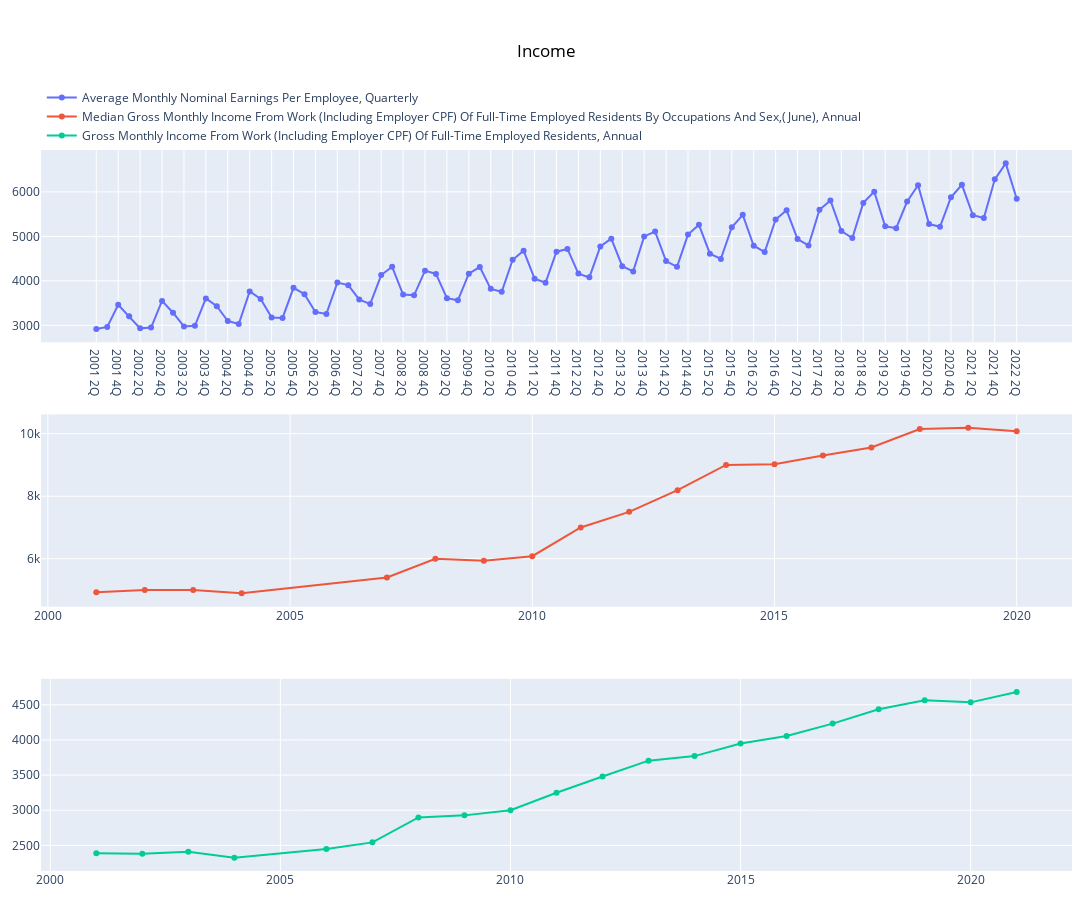
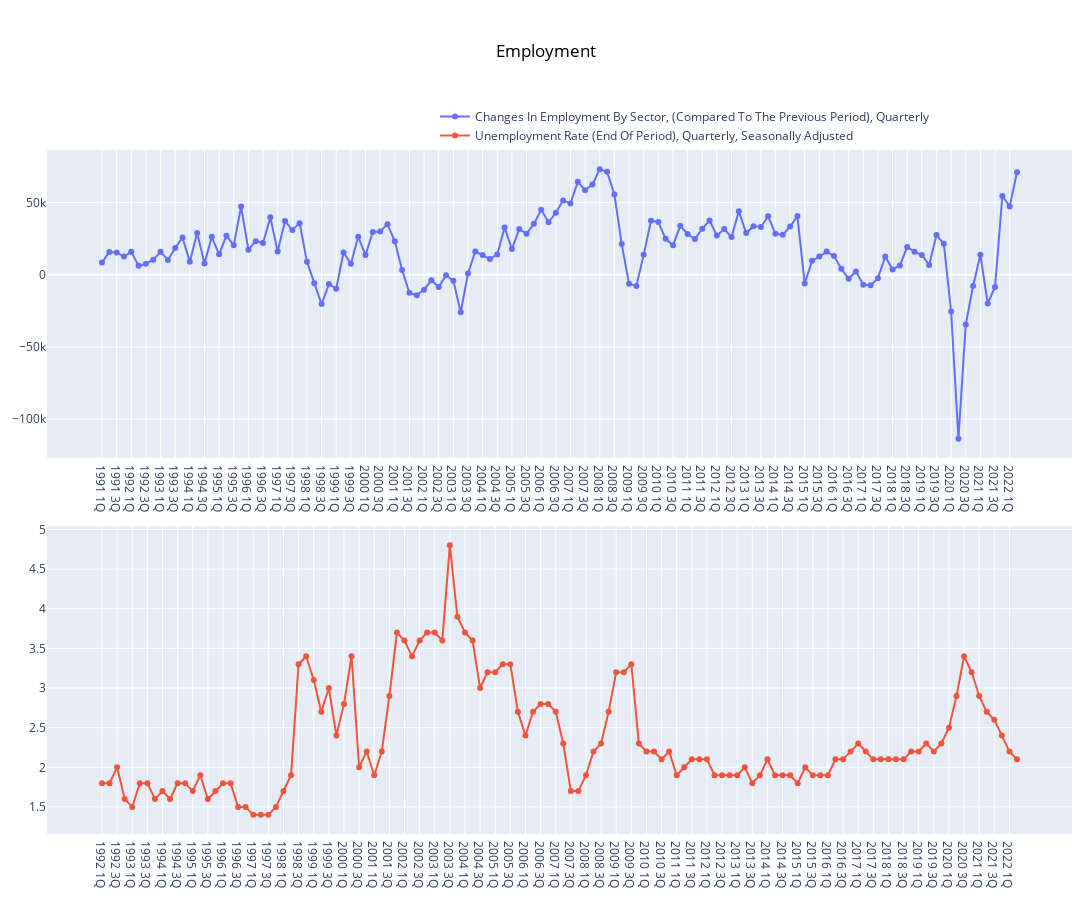
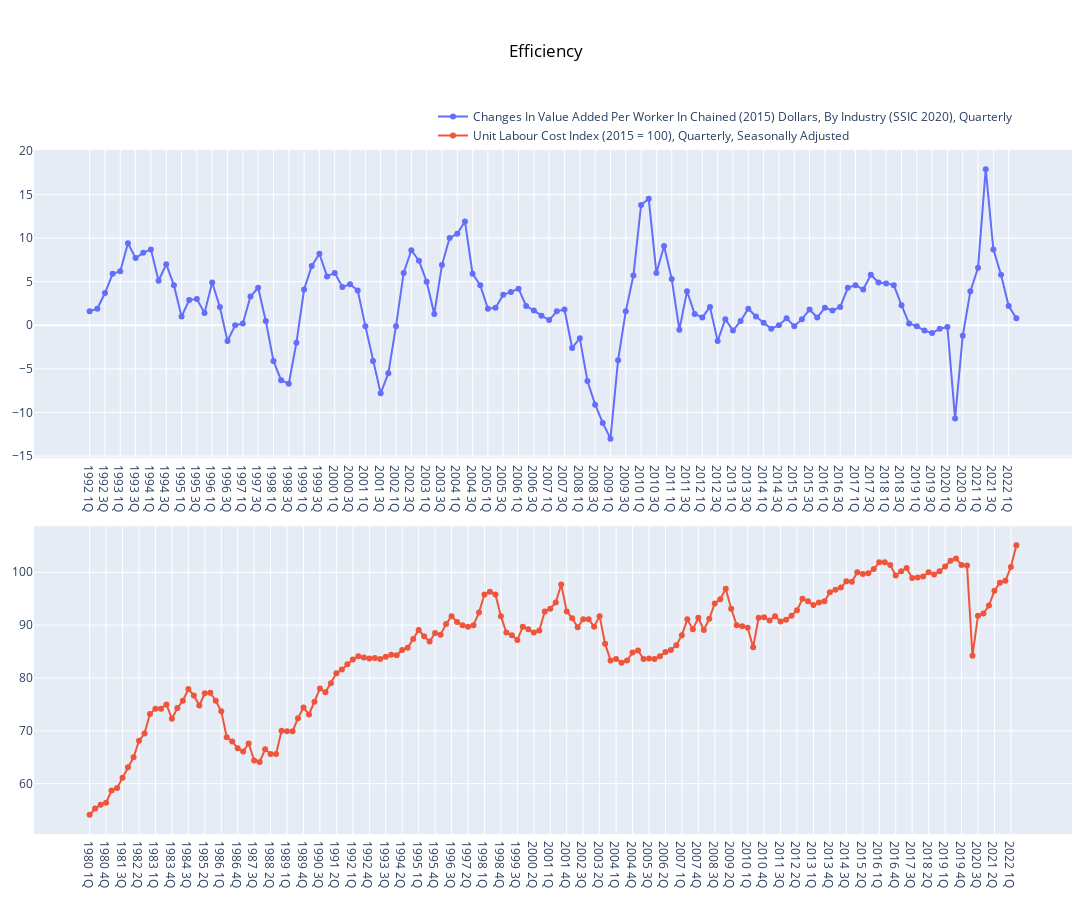
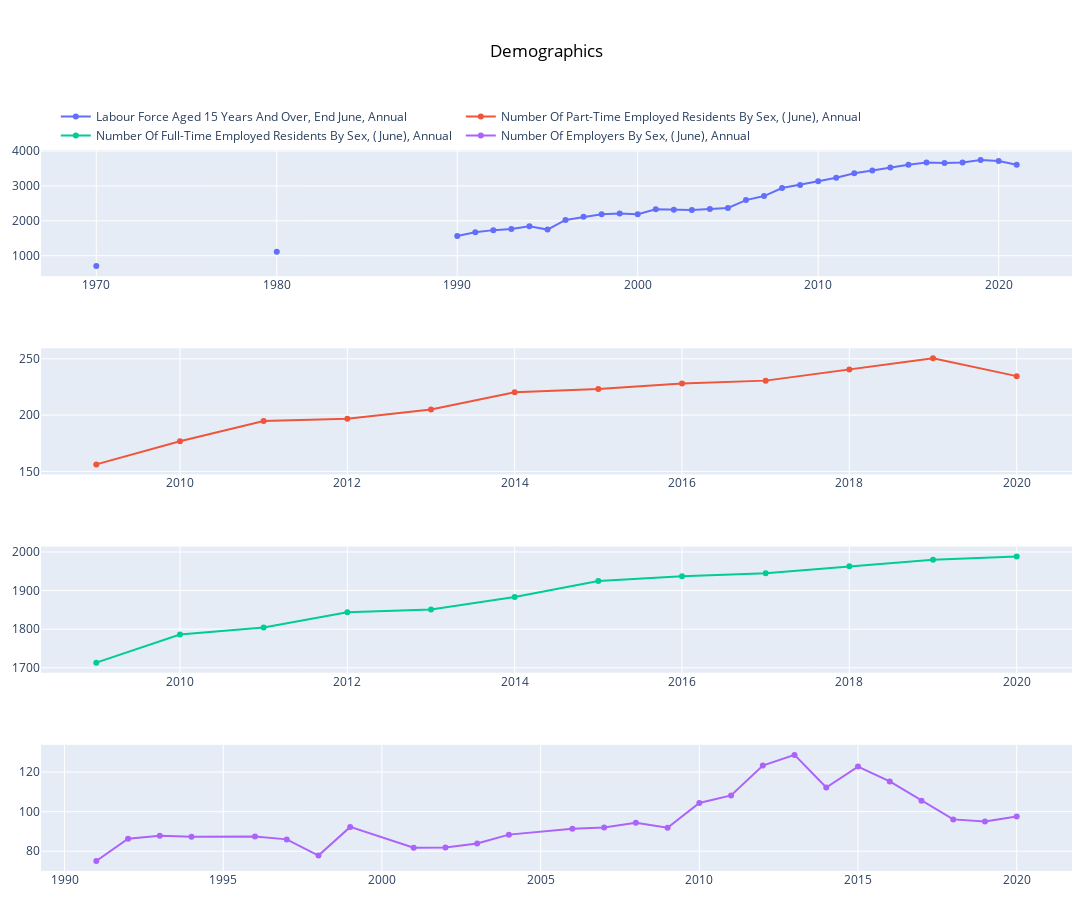

Write notebook code for charts like these, in order.
### Code cell
import plotly.graph_objects as go
from plotly.subplots import make_subplots

groups = [
    ('M182931', 'M920131', 'M182981'), 
    ('M183131', 'M182342'),
    ('M015701', 'M183742'),
    ('M182331', 'M920151', 'M920141', 'M920161'),
          ]

categories = (
    'Income',
    'Employment',
    'Efficiency',
    'Demographics'
)

figs = []

for table_groups in groups:
    fig = make_subplots(rows = len(table_groups), cols = 1, vertical_spacing = .1)
    for row, table in enumerate(table_groups, start=1):
        fig.add_scatter(x=tables[table]['key'],
                        y=tables[table]['value'],
                        mode='lines+markers',
                        name=titles[table],
                        row=row,
                        col=1)
        
    fig.update_layout(height=900, 
                width=1200,
                title = {
                    'text': categories[groups.index(table_groups)],
                    'x': 0.5,
                    'y': 0.95,
                    'font': {
                        'color': 'black'
                    }
                    },
                legend=dict(
                    orientation="h",
                    yanchor="bottom",
                    y=1.0,
                    xanchor="right",
                    x=0.8
                    ),
                margin=dict(l=20, r=20, t=150, b=20),
                autotypenumbers='convert types'
                )
    fig.update_layout(
    autosize=True,
    )

        
    figs.append(fig)

for fig in figs:
    fig.show()

### Figure 1 — Plotly figure (JSON) as saved in the notebook; plotly's stock layout.template omitted (floating-point values rounded to 4 significant figures)
{"data": [{"mode": "lines+markers", "name": "Average Monthly Nominal Earnings Per Employee, Quarterly", "type": "scatter", "x": ["2001 2Q", "2001 3Q", "2001 4Q", "2002 1Q", "2002 2Q", "2002 3Q", "2002 4Q", "2003 1Q", "2003 2Q", "2003 3Q", "2003 4Q", "2004 1Q", "2004 2Q", "2004 3Q", "2004 4Q", "2005 1Q", "2005 2Q", "2005 3Q", "2005 4Q", "2006 1Q", "2006 2Q", "2006 3Q", "2006 4Q", "2007 1Q", "2007 2Q", "2007 3Q", "2007 4Q", "2008 1Q", "2008 2Q", "2008 3Q", "2008 4Q", "2009 1Q", "2009 2Q", "2009 3Q", "2009 4Q", "2010 1Q", "2010 2Q", "2010 3Q", "2010 4Q", "2011 1Q", "2011 2Q", "2011 3Q", "2011 4Q", "2012 1Q", "2012 2Q", "2012 3Q", "2012 4Q", "2013 1Q", "2013 2Q", "2013 3Q", "2013 4Q", "2014 1Q", "2014 2Q", "2014 3Q", "2014 4Q", "2015 1Q", "2015 2Q", "2015 3Q", "2015 4Q", "2016 1Q", "2016 2Q", "2016 3Q", "2016 4Q", "2017 1Q", "2017 2Q", "2017 3Q", "2017 4Q", "2018 1Q", "2018 2Q", "2018 3Q", "2018 4Q", "2019 1Q", "2019 2Q", "2019 3Q", "2019 4Q", "2020 1Q", "2020 2Q", "2020 3Q", "2020 4Q", "2021 1Q", "2021 2Q", "2021 3Q", "2021 4Q", "2022 1Q", "2022 2Q"], "xaxis": "x", "y": ["2919", "2963", "3463", "3206", "2931", "2949", "3548", "3283", "2975", "2988", "3605", "3428", "3097", "3030", "3762", "3592", "3175", "3166", "3843", "3700", "3297", "3256", "3961", "3903", "3578", "3481", "4130", "4316", "3690", "3674", "4229", "4155", "3609", "3562", "4160", "4310", "3819", "3754", "4474", "4677", "4048", "3956", "4655", "4717", "4162", "4078", "4773", "4948", "4329", "4212", "4998", "5108", "4445", "4314", "5040", "5259", "4611", "4493", "5205", "5483", "4789", "4646", "5379", "5586", "4939", "4795", "5596", "5808", "5119", "4962", "5752", "6005", "5225", "5183", "5783", "6148", "5276", "5214", "5877", "6159", "5474", "5412", "6282", "6641", "5847"], "yaxis": "y"}, {"mode": "lines+markers", "name": "Median Gross Monthly Income From Work (Including Employer CPF) Of Full-Time Employed Residents By Occupations And Sex,(June), Annual", "type": "scatter", "x": ["2001", "2002", "2003", "2004", "2007", "2008", "2009", "2010", "2011", "2012", "2013", "2014", "2015", "2016", "2017", "2018", "2019", "2020"], "xaxis": "x2", "y": ["4930.0", "5000.0", "5000.0", "4896.0", "5400.0", "6000.0", "5934.0", "6081.0", "7000.0", "7500.0", "8192.0", "9000.0", "9025.0", "9304.0", "9556.0", "10146.0", "10190.0", "10075.0"], "yaxis": "y2"}, {"mode": "lines+markers", "name": "Gross Monthly Income From Work (Including Employer CPF) Of Full-Time Employed Residents, Annual", "type": "scatter", "x": ["2001", "2002", "2003", "2004", "2006", "2007", "2008", "2009", "2010", "2011", "2012", "2013", "2014", "2015", "2016", "2017", "2018", "2019", "2020", "2021"], "xaxis": "x3", "y": ["2387", "2380", "2410", "2326", "2449", "2543", "2897", "2927", "3000", "3249", "3480", "3705", "3770", "3949", "4056", "4232", "4437", "4563", "4534", "4680"], "yaxis": "y3"}], "layout": {"autosize": true, "autotypenumbers": "convert types", "height": 900, "legend": {"orientation": "h", "x": 0.8, "xanchor": "right", "y": 1, "yanchor": "bottom"}, "margin": {"b": 20, "l": 20, "r": 20, "t": 150}, "title": {"font": {"color": "black"}, "text": "Income", "x": 0.5, "y": 0.95}, "width": 1200, "xaxis": {"anchor": "y", "domain": [0, 1]}, "xaxis2": {"anchor": "y2", "domain": [0, 1]}, "xaxis3": {"anchor": "y3", "domain": [0, 1]}, "yaxis": {"anchor": "x", "domain": [0.7333, 1]}, "yaxis2": {"anchor": "x2", "domain": [0.3667, 0.6333]}, "yaxis3": {"anchor": "x3", "domain": [0, 0.2667]}}}

### Figure 2 — Plotly figure (JSON) as saved in the notebook; plotly's stock layout.template omitted (floating-point values rounded to 4 significant figures)
{"data": [{"mode": "lines+markers", "name": "Changes In Employment By Sector, (Compared To The Previous Period), Quarterly", "type": "scatter", "x": ["1991 1Q", "1991 2Q", "1991 3Q", "1991 4Q", "1992 1Q", "1992 2Q", "1992 3Q", "1992 4Q", "1993 1Q", "1993 2Q", "1993 3Q", "1993 4Q", "1994 1Q", "1994 2Q", "1994 3Q", "1994 4Q", "1995 1Q", "1995 2Q", "1995 3Q", "1995 4Q", "1996 1Q", "1996 2Q", "1996 3Q", "1996 4Q", "1997 1Q", "1997 2Q", "1997 3Q", "1997 4Q", "1998 1Q", "1998 2Q", "1998 3Q", "1998 4Q", "1999 1Q", "1999 2Q", "1999 3Q", "1999 4Q", "2000 1Q", "2000 2Q", "2000 3Q", "2000 4Q", "2001 1Q", "2001 2Q", "2001 3Q", "2001 4Q", "2002 1Q", "2002 2Q", "2002 3Q", "2002 4Q", "2003 1Q", "2003 2Q", "2003 3Q", "2003 4Q", "2004 1Q", "2004 2Q", "2004 3Q", "2004 4Q", "2005 1Q", "2005 2Q", "2005 3Q", "2005 4Q", "2006 1Q", "2006 2Q", "2006 3Q", "2006 4Q", "2007 1Q", "2007 2Q", "2007 3Q", "2007 4Q", "2008 1Q", "2008 2Q", "2008 3Q", "2008 4Q", "2009 1Q", "2009 2Q", "2009 3Q", "2009 4Q", "2010 1Q", "2010 2Q", "2010 3Q", "2010 4Q", "2011 1Q", "2011 2Q", "2011 3Q", "2011 4Q", "2012 1Q", "2012 2Q", "2012 3Q", "2012 4Q", "2013 1Q", "2013 2Q", "2013 3Q", "2013 4Q", "2014 1Q", "2014 2Q", "2014 3Q", "2014 4Q", "2015 1Q", "2015 2Q", "2015 3Q", "2015 4Q", "2016 1Q", "2016 2Q", "2016 3Q", "2016 4Q", "2017 1Q", "2017 2Q", "2017 3Q", "2017 4Q", "2018 1Q", "2018 2Q", "2018 3Q", "2018 4Q", "2019 1Q", "2019 2Q", "2019 3Q", "2019 4Q", "2020 1Q", "2020 2Q", "2020 3Q", "2020 4Q", "2021 1Q", "2021 2Q", "2021 3Q", "2021 4Q", "2022 1Q", "2022 2Q"], "xaxis": "x", "y": ["8500", "15800", "15500", "12600", "15900", "6200", "7700", "10500", "15900", "10300", "18600", "25900", "9000", "28900", "7900", "26300", "14200", "27100", "20400", "47300", "17400", "23300", "22100", "39800", "16200", "37200", "31100", "35800", "9100", "-5900", "-20300", "-6300", "-9600", "15500", "7700", "26300", "13700", "29700", "30000", "35100", "23200", "3300", "-12500", "-14100", "-10300", "-3800", "-8500", "-300", "-4100", "-26000", "900", "16200", "13700", "10900", "14100", "32700", "17800", "31700", "28500", "35300", "45000", "36400", "43000", "51500", "49400", "64400", "58600", "62500", "73200", "71400", "55700", "21300", "-6200", "-7700", "13900", "37500", "36500", "24900", "20500", "33900", "28300", "24800", "31900", "37600", "27200", "31700", "26200", "44000", "28900", "33700", "33100", "40600", "28400", "27700", "33400", "40700", "-6100", "9700", "12600", "16100", "13000", "4200", "-2700", "2300", "-6800", "-7300", "-2300", "12700", "3700", "6500", "19300", "15900", "13800", "6800", "27500", "21600", "-25400", "-113500", "-34400", "-7800", "13900", "-19900", "-8400", "54600", "47400", "71100"], "yaxis": "y"}, {"mode": "lines+markers", "name": "Unemployment Rate (End Of Period), Quarterly, Seasonally Adjusted", "type": "scatter", "x": ["1992 1Q", "1992 2Q", "1992 3Q", "1992 4Q", "1993 1Q", "1993 2Q", "1993 3Q", "1993 4Q", "1994 1Q", "1994 2Q", "1994 3Q", "1994 4Q", "1995 1Q", "1995 2Q", "1995 3Q", "1995 4Q", "1996 1Q", "1996 2Q", "1996 3Q", "1996 4Q", "1997 1Q", "1997 2Q", "1997 3Q", "1997 4Q", "1998 1Q", "1998 2Q", "1998 3Q", "1998 4Q", "1999 1Q", "1999 2Q", "1999 3Q", "1999 4Q", "2000 1Q", "2000 2Q", "2000 3Q", "2000 4Q", "2001 1Q", "2001 2Q", "2001 3Q", "2001 4Q", "2002 1Q", "2002 2Q", "2002 3Q", "2002 4Q", "2003 1Q", "2003 2Q", "2003 3Q", "2003 4Q", "2004 1Q", "2004 2Q", "2004 3Q", "2004 4Q", "2005 1Q", "2005 2Q", "2005 3Q", "2005 4Q", "2006 1Q", "2006 2Q", "2006 3Q", "2006 4Q", "2007 1Q", "2007 2Q", "2007 3Q", "2007 4Q", "2008 1Q", "2008 2Q", "2008 3Q", "2008 4Q", "2009 1Q", "2009 2Q", "2009 3Q", "2009 4Q", "2010 1Q", "2010 2Q", "2010 3Q", "2010 4Q", "2011 1Q", "2011 2Q", "2011 3Q", "2011 4Q", "2012 1Q", "2012 2Q", "2012 3Q", "2012 4Q", "2013 1Q", "2013 2Q", "2013 3Q", "2013 4Q", "2014 1Q", "2014 2Q", "2014 3Q", "2014 4Q", "2015 1Q", "2015 2Q", "2015 3Q", "2015 4Q", "2016 1Q", "2016 2Q", "2016 3Q", "2016 4Q", "2017 1Q", "2017 2Q", "2017 3Q", "2017 4Q", "2018 1Q", "2018 2Q", "2018 3Q", "2018 4Q", "2019 1Q", "2019 2Q", "2019 3Q", "2019 4Q", "2020 1Q", "2020 2Q", "2020 3Q", "2020 4Q", "2021 1Q", "2021 2Q", "2021 3Q", "2021 4Q", "2022 1Q", "2022 2Q"], "xaxis": "x2", "y": ["1.8", "1.8", "2", "1.6", "1.5", "1.8", "1.8", "1.6", "1.7", "1.6", "1.8", "1.8", "1.7", "1.9", "1.6", "1.7", "1.8", "1.8", "1.5", "1.5", "1.4", "1.4", "1.4", "1.5", "1.7", "1.9", "3.3", "3.4", "3.1", "2.7", "3", "2.4", "2.8", "3.4", "2", "2.2", "1.9", "2.2", "2.9", "3.7", "3.6", "3.4", "3.6", "3.7", "3.7", "3.6", "4.8", "3.9", "3.7", "3.6", "3", "3.2", "3.2", "3.3", "3.3", "2.7", "2.4", "2.7", "2.8", "2.8", "2.7", "2.3", "1.7", "1.7", "1.9", "2.2", "2.3", "2.7", "3.2", "3.2", "3.3", "2.3", "2.2", "2.2", "2.1", "2.2", "1.9", "2", "2.1", "2.1", "2.1", "1.9", "1.9", "1.9", "1.9", "2", "1.8", "1.9", "2.1", "1.9", "1.9", "1.9", "1.8", "2", "1.9", "1.9", "1.9", "2.1", "2.1", "2.2", "2.3", "2.2", "2.1", "2.1", "2.1", "2.1", "2.1", "2.2", "2.2", "2.3", "2.2", "2.3", "2.5", "2.9", "3.4", "3.2", "2.9", "2.7", "2.6", "2.4", "2.2", "2.1"], "yaxis": "y2"}], "layout": {"autosize": true, "autotypenumbers": "convert types", "height": 900, "legend": {"orientation": "h", "x": 0.8, "xanchor": "right", "y": 1, "yanchor": "bottom"}, "margin": {"b": 20, "l": 20, "r": 20, "t": 150}, "title": {"font": {"color": "black"}, "text": "Employment", "x": 0.5, "y": 0.95}, "width": 1200, "xaxis": {"anchor": "y", "domain": [0, 1]}, "xaxis2": {"anchor": "y2", "domain": [0, 1]}, "yaxis": {"anchor": "x", "domain": [0.55, 1]}, "yaxis2": {"anchor": "x2", "domain": [0, 0.45]}}}

### Figure 3 — Plotly figure (JSON) as saved in the notebook; plotly's stock layout.template omitted (floating-point values rounded to 4 significant figures; data arrays with more than 128 entries replaced by an {"elided": "..."} marker saying what was removed)
{"data": [{"mode": "lines+markers", "name": "Changes In Value Added Per Worker In Chained (2015) Dollars, By Industry (SSIC 2020), Quarterly", "type": "scatter", "x": ["1992 1Q", "1992 2Q", "1992 3Q", "1992 4Q", "1993 1Q", "1993 2Q", "1993 3Q", "1993 4Q", "1994 1Q", "1994 2Q", "1994 3Q", "1994 4Q", "1995 1Q", "1995 2Q", "1995 3Q", "1995 4Q", "1996 1Q", "1996 2Q", "1996 3Q", "1996 4Q", "1997 1Q", "1997 2Q", "1997 3Q", "1997 4Q", "1998 1Q", "1998 2Q", "1998 3Q", "1998 4Q", "1999 1Q", "1999 2Q", "1999 3Q", "1999 4Q", "2000 1Q", "2000 2Q", "2000 3Q", "2000 4Q", "2001 1Q", "2001 2Q", "2001 3Q", "2001 4Q", "2002 1Q", "2002 2Q", "2002 3Q", "2002 4Q", "2003 1Q", "2003 2Q", "2003 3Q", "2003 4Q", "2004 1Q", "2004 2Q", "2004 3Q", "2004 4Q", "2005 1Q", "2005 2Q", "2005 3Q", "2005 4Q", "2006 1Q", "2006 2Q", "2006 3Q", "2006 4Q", "2007 1Q", "2007 2Q", "2007 3Q", "2007 4Q", "2008 1Q", "2008 2Q", "2008 3Q", "2008 4Q", "2009 1Q", "2009 2Q", "2009 3Q", "2009 4Q", "2010 1Q", "2010 2Q", "2010 3Q", "2010 4Q", "2011 1Q", "2011 2Q", "2011 3Q", "2011 4Q", "2012 1Q", "2012 2Q", "2012 3Q", "2012 4Q", "2013 1Q", "2013 2Q", "2013 3Q", "2013 4Q", "2014 1Q", "2014 2Q", "2014 3Q", "2014 4Q", "2015 1Q", "2015 2Q", "2015 3Q", "2015 4Q", "2016 1Q", "2016 2Q", "2016 3Q", "2016 4Q", "2017 1Q", "2017 2Q", "2017 3Q", "2017 4Q", "2018 1Q", "2018 2Q", "2018 3Q", "2018 4Q", "2019 1Q", "2019 2Q", "2019 3Q", "2019 4Q", "2020 1Q", "2020 2Q", "2020 3Q", "2020 4Q", "2021 1Q", "2021 2Q", "2021 3Q", "2021 4Q", "2022 1Q", "2022 2Q"], "xaxis": "x", "y": ["1.6", "1.9", "3.7", "5.9", "6.2", "9.4", "7.7", "8.3", "8.7", "5.1", "7", "4.6", "1", "2.9", "3", "1.4", "4.9", "2.1", "-1.8", "0", "0.2", "3.3", "4.3", "0.5", "-4.1", "-6.3", "-6.7", "-2", "4.1", "6.8", "8.2", "5.6", "6", "4.4", "4.7", "4", "-0.1", "-4.1", "-7.8", "-5.5", "-0.1", "6", "8.6", "7.4", "5", "1.3", "6.9", "10", "10.5", "11.9", "5.9", "4.6", "1.9", "2", "3.5", "3.8", "4.2", "2.2", "1.7", "1.1", "0.6", "1.6", "1.8", "-2.6", "-1.5", "-6.4", "-9.1", "-11.2", "-13", "-4", "1.6", "5.7", "13.8", "14.5", "6", "9.1", "5.3", "-0.5", "3.9", "1.3", "0.9", "2.1", "-1.8", "0.7", "-0.6", "0.5", "1.9", "1", "0.3", "-0.4", "0", "0.8", "-0.1", "0.7", "1.8", "0.9", "2", "1.7", "2.1", "4.3", "4.6", "4.1", "5.8", "4.9", "4.8", "4.6", "2.3", "0.2", "-0.1", "-0.6", "-0.9", "-0.4", "-0.2", "-10.7", "-1.2", "3.9", "6.6", "17.9", "8.7", "5.8", "2.2", "0.8"], "yaxis": "y"}, {"mode": "lines+markers", "name": "Unit Labour Cost Index (2015 = 100), Quarterly, Seasonally Adjusted", "type": "scatter", "x": {"elided": "170 str values"}, "xaxis": "x2", "y": {"elided": "170 str values"}, "yaxis": "y2"}], "layout": {"autosize": true, "autotypenumbers": "convert types", "height": 900, "legend": {"orientation": "h", "x": 0.8, "xanchor": "right", "y": 1, "yanchor": "bottom"}, "margin": {"b": 20, "l": 20, "r": 20, "t": 150}, "title": {"font": {"color": "black"}, "text": "Efficiency", "x": 0.5, "y": 0.95}, "width": 1200, "xaxis": {"anchor": "y", "domain": [0, 1]}, "xaxis2": {"anchor": "y2", "domain": [0, 1]}, "yaxis": {"anchor": "x", "domain": [0.55, 1]}, "yaxis2": {"anchor": "x2", "domain": [0, 0.45]}}}

### Figure 4 — Plotly figure (JSON) as saved in the notebook; plotly's stock layout.template omitted (floating-point values rounded to 4 significant figures)
{"data": [{"mode": "lines+markers", "name": "Labour Force Aged 15 Years And Over, End June, Annual", "type": "scatter", "x": ["1970", "1971", "1972", "1973", "1974", "1975", "1976", "1977", "1978", "1979", "1980", "1981", "1982", "1983", "1984", "1985", "1986", "1987", "1988", "1989", "1990", "1991", "1992", "1993", "1994", "1995", "1996", "1997", "1998", "1999", "2000", "2001", "2002", "2003", "2004", "2005", "2006", "2007", "2008", "2009", "2010", "2011", "2012", "2013", "2014", "2015", "2016", "2017", "2018", "2019", "2020", "2021"], "xaxis": "x", "y": ["701.7", "-", "-", "-", "-", "-", "-", "-", "-", "-", "1112.1", "-", "-", "-", "-", "-", "-", "-", "-", "-", "1562.8", "1673.7", "1733.6", "1762.7", "1842.2", "1749.3", "2024.9", "2116", "2187.9", "2208.7", "2192.3", "2330.5", "2320.6", "2312.3", "2341.9", "2367.3", "2594.1", "2710.3", "2939.9", "3030", "3135.9", "3237.1", "3361.8", "3443.7", "3530.8", "3610.6", "3672.8", "3657", "3675.6", "3742.5", "3713.9", "3607.6"], "yaxis": "y"}, {"mode": "lines+markers", "name": "Number Of Part-Time Employed Residents By Sex, (June), Annual", "type": "scatter", "x": ["2009", "2010", "2011", "2012", "2013", "2014", "2015", "2016", "2017", "2018", "2019", "2020"], "xaxis": "x2", "y": ["156.2", "176.7", "194.7", "196.8", "205.0", "220.2", "223.1", "228.0", "230.6", "240.5", "250.4", "234.6"], "yaxis": "y2"}, {"mode": "lines+markers", "name": "Number Of Full-Time Employed Residents By Sex, (June), Annual", "type": "scatter", "x": ["2009", "2010", "2011", "2012", "2013", "2014", "2015", "2016", "2017", "2018", "2019", "2020"], "xaxis": "x3", "y": ["1713.2", "1786.2", "1804.2", "1843.8", "1851.2", "1883.3", "1924.7", "1937.3", "1944.7", "1963.1", "1980.1", "1988.0"], "yaxis": "y3"}, {"mode": "lines+markers", "name": "Number Of Employers By Sex, (June), Annual", "type": "scatter", "x": ["1991", "1992", "1993", "1994", "1996", "1997", "1998", "1999", "2001", "2002", "2003", "2004", "2006", "2007", "2008", "2009", "2010", "2011", "2012", "2013", "2014", "2015", "2016", "2017", "2018", "2019", "2020"], "xaxis": "x4", "y": ["75.1", "86.3", "87.8", "87.3", "87.5", "86.0", "77.8", "92.3", "81.8", "81.9", "83.9", "88.4", "91.4", "92.0", "94.4", "91.9", "104.4", "108.2", "123.3", "128.7", "112.2", "122.8", "115.3", "105.5", "96.1", "95.0", "97.6"], "yaxis": "y4"}], "layout": {"autosize": true, "autotypenumbers": "convert types", "height": 900, "legend": {"orientation": "h", "x": 0.8, "xanchor": "right", "y": 1, "yanchor": "bottom"}, "margin": {"b": 20, "l": 20, "r": 20, "t": 150}, "title": {"font": {"color": "black"}, "text": "Demographics", "x": 0.5, "y": 0.95}, "width": 1200, "xaxis": {"anchor": "y", "domain": [0, 1]}, "xaxis2": {"anchor": "y2", "domain": [0, 1]}, "xaxis3": {"anchor": "y3", "domain": [0, 1]}, "xaxis4": {"anchor": "y4", "domain": [0, 1]}, "yaxis": {"anchor": "x", "domain": [0.825, 1]}, "yaxis2": {"anchor": "x2", "domain": [0.55, 0.725]}, "yaxis3": {"anchor": "x3", "domain": [0.275, 0.45]}, "yaxis4": {"anchor": "x4", "domain": [0, 0.175]}}}
